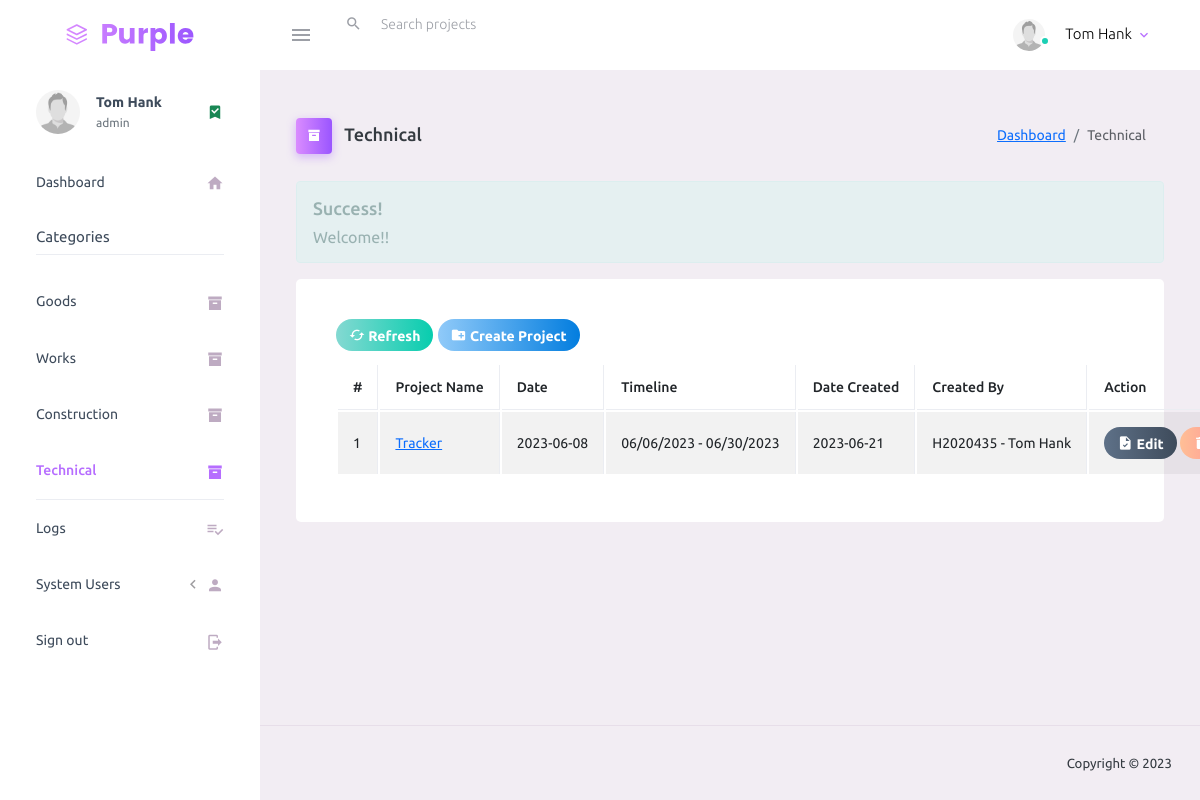
/technical.php (signed in), run on the app's committed database.
### tables this page shows
CREATE TABLE `users_table` (
  `user_id` int(5) NOT NULL,
  `emp_id` text NOT NULL,
  `password` varchar(100) NOT NULL,
  `user_type` text NOT NULL,
  `status` tinyint(1) DEFAULT 0,
  `CreatedOn` date NOT NULL DEFAULT current_timestamp(),
  `CreatedBy` text NOT NULL,
  `deleted_on` date NOT NULL DEFAULT current_timestamp(),
  `deleted_by` text NOT NULL,
  `full_name` text NOT NULL,
  `photo` text NOT NULL
);

CREATE TABLE `projects` (
  `project_id` int(30) NOT NULL,
  `cat_id` int(30) NOT NULL,
  `project_name` text NOT NULL,
  `project_date` date NOT NULL,
  `project_timeline` text NOT NULL,
  `date_created` date NOT NULL DEFAULT current_timestamp(),
  `created_by` text NOT NULL,
  `delete_flag` int(2) NOT NULL DEFAULT 0 COMMENT '2 = deleted by admin; 1 = deleted by user; 0= not deleted'
);

### inc/session.php (called while the page is built, shortened)
<?php
	include 'conn.php';
	$sql = "SELECT * FROM users_table WHERE emp_id = '".$_SESSION['user']."'";
	$query = $conn->query($sql);
	$user = $query->fetch_assoc();
?>

### technical.php (the view, shortened to what this page needs)
<?php include 'inc/session.php'; ?>
<?php include 'inc/header.php'; ?>
<body>
    <div class="container-scroller">
        <?php include 'inc/menubar.php'; ?>
        <div class="container-fluid page-body-wrapper">
            <?php include 'inc/sidebar.php'; ?>
            <div class="main-panel">
                <div class="content-wrapper">
                    <div class="page-header">
                        <h3 class="page-title">
                            <span class="page-title-icon bg-gradient-primary text-white me-2">
                                <i class="mdi mdi-archive"></i>
                            </span> Technical
                        </h3>
                        <nav aria-label="breadcrumb">
                            <ol class="breadcrumb">
                                <li class="breadcrumb-item"><a href="dashboard.php">Dashboard</a></li>
                                <li class="breadcrumb-item active" aria-current="page">Technical</li>
                            </ol>
                        </nav>
                    </div>
                    <?php
                    if (isset($_SESSION['success'])) {
                        echo "
                            <div class='alert alert-success alert-dismissible'>
                            <h4><i class='icon fa fa-check'></i> Success!</h4>
                            " . $_SESSION['success'] . "
                            </div>
                        ";
                    }
                    ?>
                    <div class="row">
                        <div class="col-md-12 grid-margin stretch-card">
                            <div class="card">
                                <div class="card-body">
                                    <div class="card-title">
                                        <button title="Refresh" class="btn btn-gradient-success btn-rounded btn-sm" onClick="window.location.reload();"><i class="mdi mdi-cached"></i> Refresh</button>
                                        <button type="button" title="Create New" class="btn btn-gradient-info btn-rounded btn-sm addNew"><i class="mdi mdi-folder-plus"></i> Create Project</button>
                                    </div>
                                    <table id="example1" class="table table-bordered table-hover table-striped">
                                        <thead>
                                            <th>#</th>
                                            <th>Project Name</th>
                                            <th>Date</th>
                                            <th>Timeline</th>
                                            <th>Date Created</th>
                                            <th>Created By</th>
                                            <?php
                                            if ($user['user_type'] == 'admin') : ?>
                                                <th>Action</th>
                                            <?php
                                            endif; ?>
                                        </thead>
                                        <tbody>
                                            <?php
                                            $sql =  "SELECT * FROM projects WHERE cat_id = 4 AND delete_flag = 0 ORDER BY date_created DESC";
                                            $query = $conn->query($sql);
                                            $i = 1;
                                            while ($row = $query->fetch_assoc()) {
                                            ?>
                                                <tr>
                                                    <td><?= $i; ?></td>
                                                    <td><a title="View Project Details" href="project_phase.php?id=<?=base64_encode($row['project_id'])?>&page=<?=base64_encode('technical.php')?>&t=<?=base64_encode($row['project_name'])?>"><?= $row['project_name']; ?></a></td>
                                                    <td><?= $row['project_date']; ?></td>
                                                    <td><?= $row['project_timeline']; ?></td>
                                                    <td><?= $row['date_created']; ?></td>
                                                    <td><?= $row['created_by']; ?></td>
                                                    <?php
                                                    if ($user['user_type'] == 'admin') : ?>
                                                        <td>
                                                            <button title="Edit" class="btn btn-gradient-dark btn-sm btn-rounded btn-icon-text edit" data-id='<?= $row['project_id'] ?>'><i class="mdi mdi-file-check"></i> Edit</button>
                                                            <button title='Delete' class='btn btn-gradient-danger btn-sm btn-rounded btn-flat delete' data-id='<?= $row['project_id'] ?>'><i class='mdi mdi-delete'></i> Delete</button>
                                                        </td>
                                                    <?php
                                                    endif; ?>
                                                </tr>
                                            <?php $i++;
                                            }
                                            ?>
                                        </tbody>
                                    </table>
                                </div>
                            </div>
                        </div>
                    </div>
                </div>
                <?php include 'inc/footer.php'; ?>
            </div>
        </div>
    </div>
</body>
</html>

### inc/menubar.php (shortened to what this page needs)
<nav class="navbar default-layout-navbar col-lg-12 col-12 p-0 fixed-top d-flex flex-row">
  <div class="text-center navbar-brand-wrapper d-flex align-items-center justify-content-center">
    <a class="navbar-brand brand-logo" href="dashboard.php"><img src="assets/images/logo.svg" alt="logo" /></a>
  </div>
  <div class="navbar-menu-wrapper d-flex align-items-stretch">
    <button class="navbar-toggler navbar-toggler align-self-center" type="button" data-toggle="minimize">
      <span class="mdi mdi-menu"></span>
    </button>
    <div class="search-field d-none d-md-block">
      <form class="d-flex align-items-center h-100" action="#">
        <div class="input-group">
          <div class="input-group-prepend bg-transparent">
            <i class="input-group-text border-0 mdi mdi-magnify"></i>
          </div>
          <input type="text" class="form-control bg-transparent border-0" placeholder="Search projects">
        </div>
      </form>
    </div>
    <ul class="navbar-nav navbar-nav-right">
      <li class="nav-item nav-profile dropdown">
        <a class="nav-link dropdown-toggle" id="profileDropdown" href="#" data-bs-toggle="dropdown" aria-expanded="false">
          <div class="nav-profile-img">
            <img src="<?php echo (!empty($user['photo'])) ? 'uploads/images/'.$user['photo'] : 'assets/images/profile.jpg'; ?>" alt="image">
            <span class="availability-status online"></span>
          </div>
          <div class="nav-profile-text">
            <p class="mb-1 text-black"><?php echo $user['full_name']; ?></p>
          </div>
        </a>
      </li>
    </ul>
  </div>
</nav>

### inc/sidebar.php (shortened to what this page needs)
<nav class="sidebar sidebar-offcanvas" id="sidebar">
  <ul class="nav sidebar-menu">
    <li class="nav-item nav-profile">
      <a href="#" class="nav-link">
        <div class="nav-profile-image">
          <img src="<?php echo (!empty($user['photo'])) ? 'uploads/images/'.$user['photo'] : 'assets/images/profile.jpg'; ?>" alt="profile">
        </div>
        <div class="nav-profile-text d-flex flex-column">
          <span class="font-weight-bold mb-2"><?php echo $user['full_name']; ?></span>
          <span class="text-secondary text-small"><?php echo $user['user_type']; ?></span>
        </div>
        <i class="mdi mdi-bookmark-check text-success nav-profile-badge"></i>
      </a>
    </li>
    <li class="nav-item">
      <a class="nav-link" href="dashboard.php">
        <span class="menu-title">Dashboard</span>
        <i class="mdi mdi-home menu-icon"></i>
      </a>
    </li>
    <li class="nav-item sidebar-actions" style="margin-top: 0;">
      <span class="nav-link">
        <div class="border-bottom">
          <h6 class="font-weight-normal mb-2">Categories</h6>
        </div>
      </span>
    </li>
    <li class="nav-item">
      <a class="nav-link" href="goods.php?id=<?= base64_encode(1)?>&page=<?= base64_encode('goods.php')?>">
        <span class="menu-title">Goods</span>
        <i class="mdi mdi-archive menu-icon"></i>
      </a>
    </li>
    <li class="nav-item">
      <a class="nav-link" href="works.php?id=<?= base64_encode(2)?>&page=<?= base64_encode('works.php')?>">
        <span class="menu-title">Works</span>
        <i class="mdi mdi-archive menu-icon"></i>
      </a>
    </li>
    <li class="nav-item">
      <a class="nav-link" href="normalServices.php?id=<?= base64_encode(3)?>&page=<?= base64_encode('normalServices.php')?>">
        <span class="menu-title">Construction</span>
        <i class="mdi mdi-archive menu-icon"></i>
      </a>
    </li>
    <li class="nav-item">
      <a class="nav-link border-bottom" href="technical.php?id=<?= base64_encode(4)?>&page=<?= base64_encode('technical.php')?>">
        <span class="menu-title">Technical</span>
        <i class="mdi mdi-archive menu-icon"></i>
      </a>
    </li>
    <li class="nav-item">
      <a class="nav-link" href="logs.php">
        <span class="menu-title">Logs</span>
        <i class="mdi mdi-playlist-check menu-icon"></i>
      </a>
    </li>
    <li class="nav-item">
      <a class="nav-link" data-bs-toggle="collapse" href="#ui-basic" aria-expanded="false" aria-controls="ui-basic">
        <span class="menu-title">System Users</span>
        <i class="menu-arrow"></i>
        <i class="mdi mdi-account menu-icon"></i>
      </a>
    </li>
    <li class="nav-item">
      <a class="nav-link" href="process/logout.php">
        <span class="menu-title">Sign out</span>
        <i class="mdi mdi-logout menu-icon"></i>
      </a>
    </li>
  </ul>
</nav>

### data on the page
users_table: full_name "Tom Hank", user_type "admin"
projects: project_name "Tracker", project_date "2023-06-08", project_timeline "06/06/2023 - 06/30/2023", date_created "2023-06-21", created_by "H2020435 - Tom Hank"

### other printed values
$_SESSION['success'] "Welcome!!"
